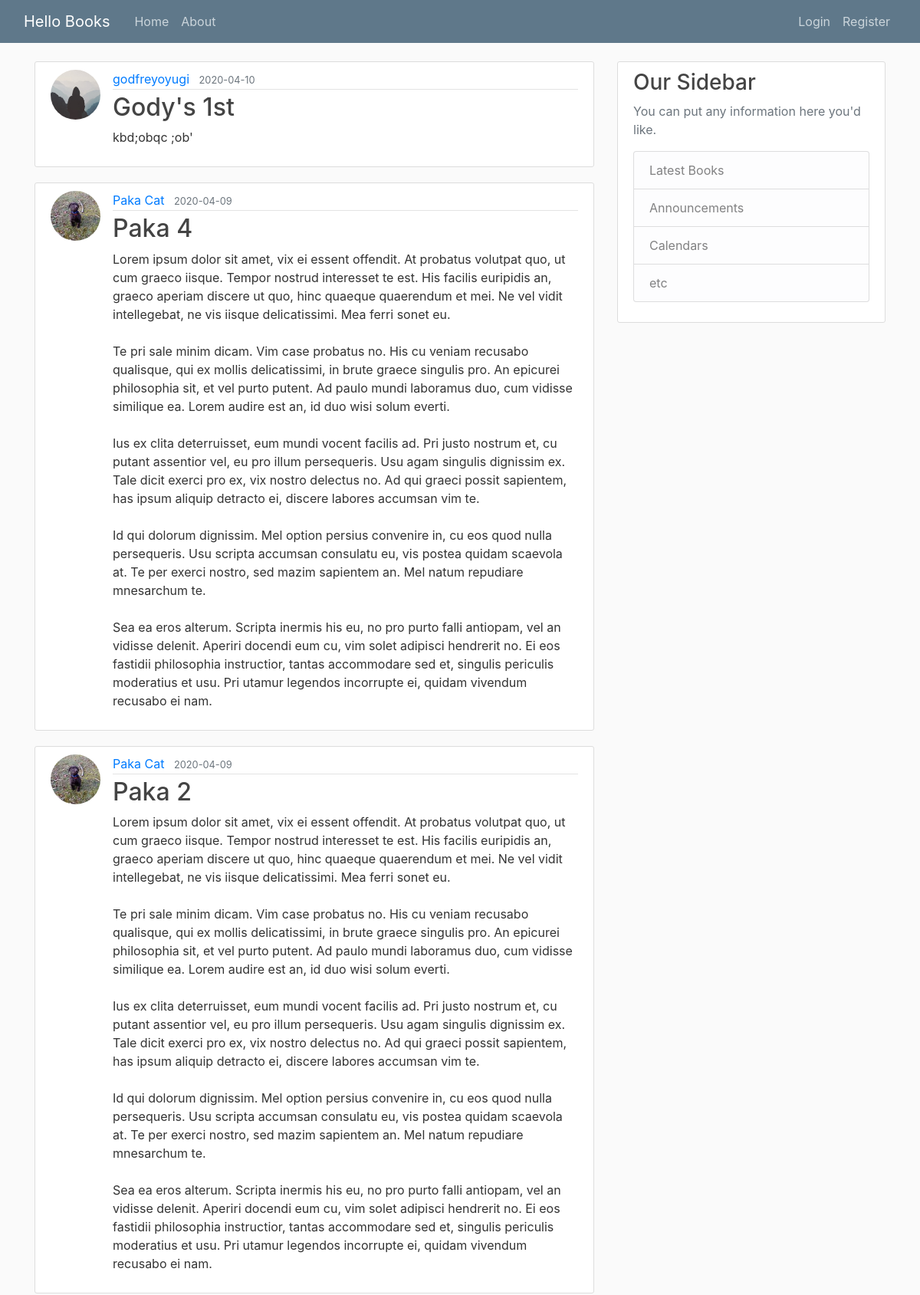
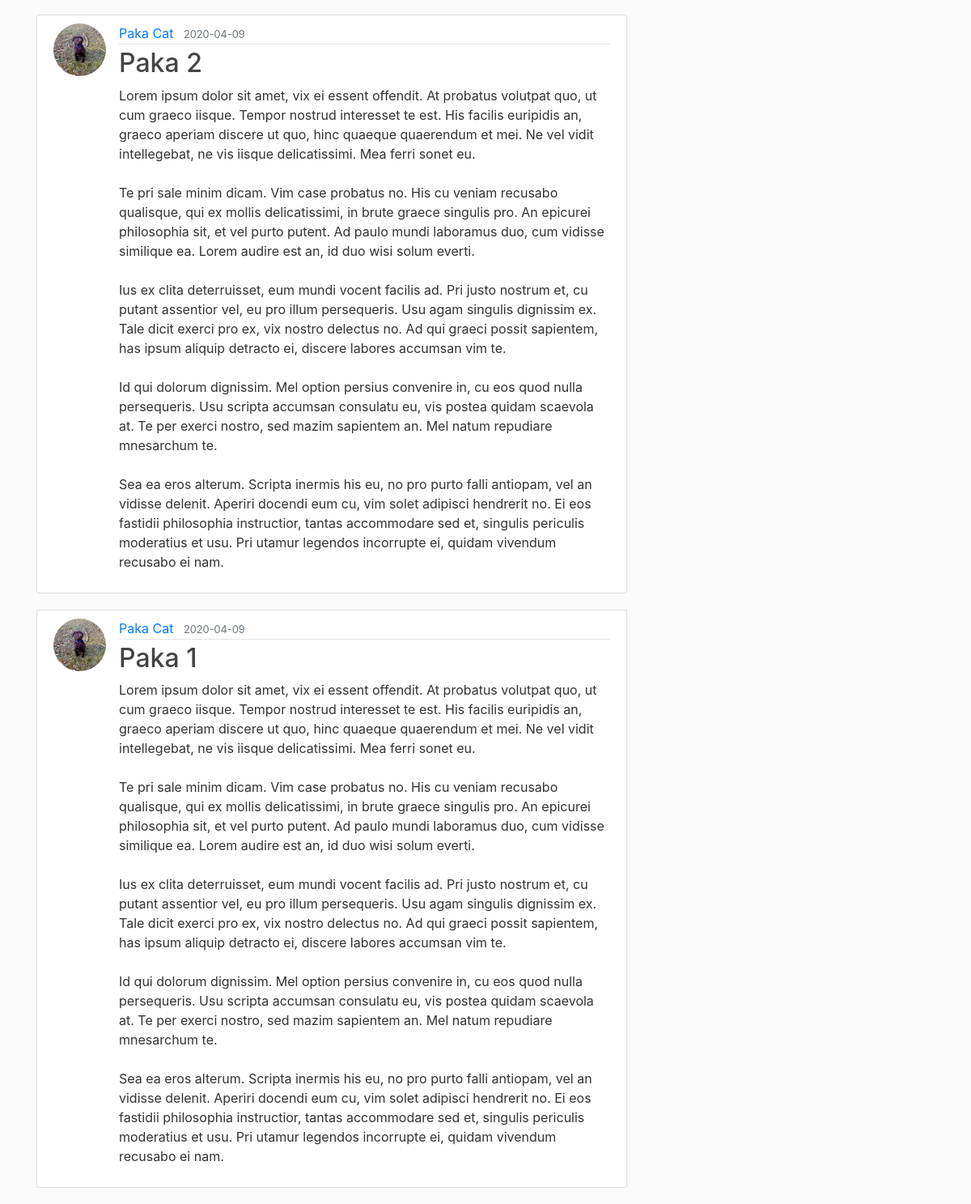
The page /home on the database its author committed (2 pictures, top to bottom).
### V1.1/helloBooks/models.py (models this page shows, shortened)
class Book(db.Model):
    id = db.Column(db.Integer, primary_key=True)
    title = db.Column(db.String(100), nullable=False)
    content = db.Column(db.Text, nullable=False)
    date_posted = db.Column(db.DateTime, nullable=False, default=datetime.utcnow)
    user_id = db.Column(db.Integer, db.ForeignKey('user.id'), nullable=False)

class User(db.Model, UserMixin):
    id = db.Column(db.Integer, primary_key=True)
    username = db.Column(db.String(20), unique=True, nullable=False)
    email = db.Column(db.String(120), unique=True, nullable=False)
    image_file = db.Column(db.String(20), nullable=False, default='default.jpg')
    password = db.Column(db.String(60),  nullable=False)
    books = db.relationship('Book', backref='author', lazy=True)

### V1.1/helloBooks/routes.py (the view)
@app.route("/")
@app.route("/home")
def home():
    page = request.args.get('page', 1, type=int)
    books = Book.query.order_by(Book.date_posted.desc()).paginate(page=page, per_page=5)
    return render_template('home.html', books=books)

### V1.1/helloBooks/templates/home.html
{% extends "base.html" %}
  {% block content %}
    {% for book in books %}
        <article class="media content-section">
          <img src="{{ url_for('static', filename='profile_pics/' + book.author.image_file)}}" alt="" class="rounded-circle article-img">
          <div class="media-body">
            <div class="article-metadata">
              <a class="mr-2" href="#">{{ book.author.username }}</a>
              <small class="text-muted">{{ book.date_posted.strftime('%Y-%m-%d') }}</small>
            </div>
            <h2><a class="article-title" href="{{ url_for('book', book_id=book.id) }}">{{ book.title }}</a></h2>
            <p class="article-content">{{ book.content }}</p>
          </div>
      </article>
  {% endfor %}
  {% endblock content %}

### V1.1/helloBooks/templates/base.html (shortened to what this page needs)
<!DOCTYPE html>
<html lang="en" dir="ltr">
  <head>
    <link rel="stylesheet" href="https://stackpath.bootstrapcdn.com/bootstrap/4.4.1/css/bootstrap.min.css">
    <link rel="stylesheet" type="text/css" href="{{ url_for('static', filename='main.css') }}">
  </head>
  <body>
    <header class="site-header">
        <nav class="navbar navbar-expand-md navbar-dark bg-steel fixed-top">
          <div class="container-fluid">
            <a class="navbar-brand mr-4" href="/">Hello Books</a>
            <div class="collapse navbar-collapse" id="navbarToggle">
              <div class="navbar-nav mr-auto">
                <a class="nav-item nav-link" href="{{ url_for('home') }}">Home</a>
                <a class="nav-item nav-link" href="{{ url_for('about') }}">About</a>
              </div>
              <div class="navbar-nav">
                {% if current_user.is_authenticated %}
                <a class="nav-item nav-link" href="{{ url_for('new_book') }}">Uplaod a Book</a>
                <a class="nav-item nav-link" href="{{ url_for('profile') }}">Profile</a>
                <a class="nav-item nav-link" href="{{ url_for('logout') }}">Logout</a>
                {% else %}
                  <a class="nav-item nav-link" href="{{ url_for('login') }}">Login</a>
                  <a class="nav-item nav-link" href="{{ url_for('register') }}">Register</a>
                {% endif %}
              </div>
            </div>
          </div>
        </nav>
    </header>
    <main role="main" class="container">
    <div class="row">
      <div class="col-md-8">
        {% block content %}{% endblock %}
      </div>
      <div class="col-md-4">
        <div class="content-section">
          <h3>Our Sidebar</h3>
          <p class='text-muted'>You can put any information here you'd like.
            <ul class="list-group">
              <li class="list-group-item list-group-item-light">Latest Books</li>
              <li class="list-group-item list-group-item-light">Announcements</li>
              <li class="list-group-item list-group-item-light">Calendars</li>
              <li class="list-group-item list-group-item-light">etc</li>
            </ul>
          </p>
        </div>
      </div>
    </div>
</main>
  </body>
</html>

### V1.1/helloBooks/static/main.css (style rules this page uses)
body { background: #fafafa; color: #333333; margin-top: 5rem; }
h1, h2, h3, h4, h5, h6 { color: #444444; }
.bg-steel { background-color: #5f788a; }
.site-header .navbar-nav .nav-link { color: #cbd5db; }
.content-section { background: #ffffff; padding: 10px 20px; border: 1px solid #dddddd; border-radius: 3px; margin-bottom: 20px; }
.article-title { color: #444444; }
.article-content { white-space: pre-line; }
.article-img { height: 65px; width: 65px; margin-right: 16px; }
.article-metadata { padding-bottom: 1px; margin-bottom: 4px; border-bottom: 1px solid #e3e3e3 }

### rows shown on the page
Book: image_file (placeholder picture), author.username "godfreyoyugi", date_posted "2020-04-10", title "Gody's 1st", content "kbd;obqc ;ob'"
Book: image_file (picture), author.username "Paka Cat", date_posted "2020-04-09", title "Paka 4", content "Lorem ipsum dolor sit amet, vix ei essent offendit. At probatus volutpat quo, ut cum graeco iisque. Tempor nostrud interesset te est. His facilis euripidis an, graeco aperiam discere ut quo, hinc quaeque quaerendum et mei. Ne vel vidit intellegebat, ne vis iisque delicatissimi. Mea ferri sonet eu. Te pri sale minim dicam. Vim case probatus no. His cu veniam recusabo qualisque, qui ex mollis delicatissimi, in brute graece singulis pro. An epicurei philosophia sit, et vel purto putent. Ad paulo mundi laboramus duo, cum vidisse similique ea. Lorem audire est an, id duo wisi solum everti. Ius ex clita deterruisset, eum mundi vocent facilis ad. Pri justo nostrum et, cu putant assentior vel, eu…"
Book: image_file (picture), author.username "Paka Cat", date_posted "2020-04-09", title "Paka 2", content "Lorem ipsum dolor sit amet, vix ei essent offendit. At probatus volutpat quo, ut cum graeco iisque. Tempor nostrud interesset te est. His facilis euripidis an, graeco aperiam discere ut quo, hinc quaeque quaerendum et mei. Ne vel vidit intellegebat, ne vis iisque delicatissimi. Mea ferri sonet eu. Te pri sale minim dicam. Vim case probatus no. His cu veniam recusabo qualisque, qui ex mollis delicatissimi, in brute graece singulis pro. An epicurei philosophia sit, et vel purto putent. Ad paulo mundi laboramus duo, cum vidisse similique ea. Lorem audire est an, id duo wisi solum everti. Ius ex clita deterruisset, eum mundi vocent facilis ad. Pri justo nostrum et, cu putant assentior vel, eu…"
Book: image_file (picture), author.username "Paka Cat", date_posted "2020-04-09", title "Paka 2", content "Lorem ipsum dolor sit amet, vix ei essent offendit. At probatus volutpat quo, ut cum graeco iisque. Tempor nostrud interesset te est. His facilis euripidis an, graeco aperiam discere ut quo, hinc quaeque quaerendum et mei. Ne vel vidit intellegebat, ne vis iisque delicatissimi. Mea ferri sonet eu. Te pri sale minim dicam. Vim case probatus no. His cu veniam recusabo qualisque, qui ex mollis delicatissimi, in brute graece singulis pro. An epicurei philosophia sit, et vel purto putent. Ad paulo mundi laboramus duo, cum vidisse similique ea. Lorem audire est an, id duo wisi solum everti. Ius ex clita deterruisset, eum mundi vocent facilis ad. Pri justo nostrum et, cu putant assentior vel, eu…"
Book: image_file (picture), author.username "Paka Cat", date_posted "2020-04-09", title "Paka 1", content "Lorem ipsum dolor sit amet, vix ei essent offendit. At probatus volutpat quo, ut cum graeco iisque. Tempor nostrud interesset te est. His facilis euripidis an, graeco aperiam discere ut quo, hinc quaeque quaerendum et mei. Ne vel vidit intellegebat, ne vis iisque delicatissimi. Mea ferri sonet eu. Te pri sale minim dicam. Vim case probatus no. His cu veniam recusabo qualisque, qui ex mollis delicatissimi, in brute graece singulis pro. An epicurei philosophia sit, et vel purto putent. Ad paulo mundi laboramus duo, cum vidisse similique ea. Lorem audire est an, id duo wisi solum everti. Ius ex clita deterruisset, eum mundi vocent facilis ad. Pri justo nostrum et, cu putant assentior vel, eu…"
